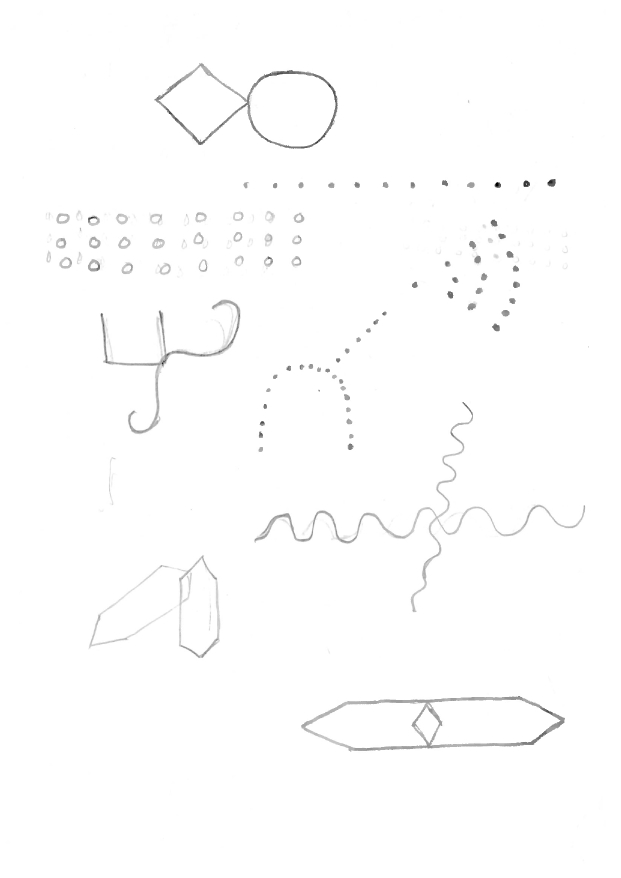
#> input picture images/page-00077.jpg, 1241 x 1755 px, found by its file name (shown at 1/2 size)
$ jupyter execute 02_detector_and_comparator.ipynb
#> lines starting #> are read from the running program, lines starting #| are printed output that depends on the picture; after the words box and inside, x2 and y2 are one past the last pixel; in counts of white or black regions, pixels touching at a corner belong together
[cell 1]
import cv2
import numpy as np
from sklearn.cluster import DBSCAN
import matplotlib.pyplot as plt

## Shape Detection using Contours

[cell 2]
orignal = cv2.imread(r"D:\hady\3nd year\Second_term\Cognitive\project\bender-gestalt-analysis\data\rraw_drawings\page-00077.jpg")
#> orignal is the input picture: shape (1755, 1241, 3); min 0, max 255, mean 253.3
raw_img =cv2.imread(r"D:\hady\3nd year\Second_term\Cognitive\project\bender-gestalt-analysis\data\processed_drawings\page-00077.jpg",0)
#> raw_img: shape (1755, 1241); min 0, max 255, mean 253.3
img = cv2.imread(r"D:\hady\3nd year\Second_term\Cognitive\project\bender-gestalt-analysis\data\processed_drawings\page-00077.jpg",0)

[cell 3]
def display_img(img):
  plt.imshow(img, cmap='gray')
  plt.axis("off")
  plt.show()

def upload_img(title, img):
    cv2.imwrite(title, img)

[cell 4]
img = cv2.medianBlur(img,9)
display_img(img)
display_img(raw_img)

[cell 5]
contours, hierarchy = cv2.findContours(
    img,
    cv2.RETR_EXTERNAL,
    cv2.CHAIN_APPROX_SIMPLE
)
#> contours = [[[0, 0], [0, 1754], [1240, 1754], [1240, 0]]]

print("Number of contours:", len(contours))
#| Number of contours: 1

[cell 6]
img_color = cv2.cvtColor(img, cv2.COLOR_GRAY2BGR)

cv2.drawContours(img_color, contours, -1, (0,255,0), 2)
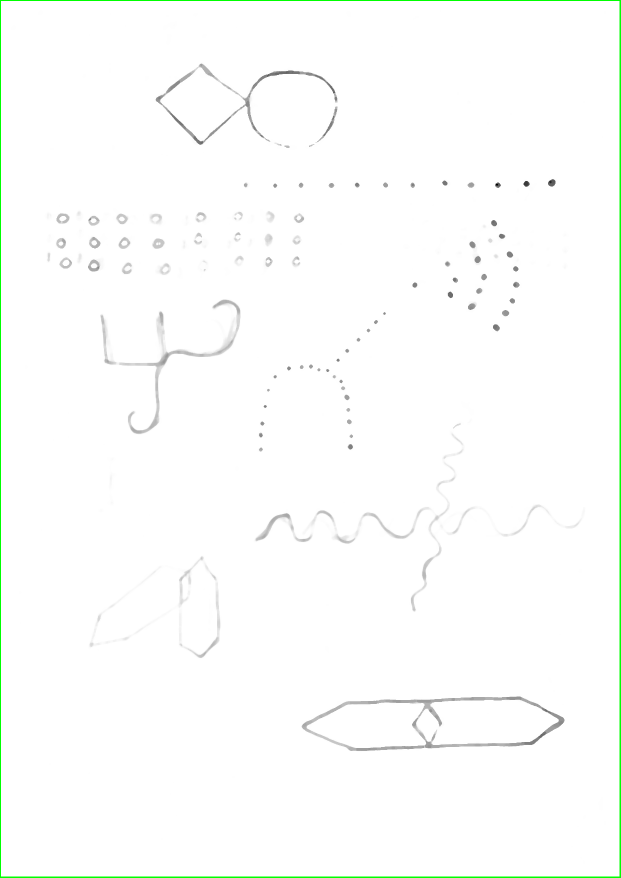
#> img_color: shape (1755, 1241, 3) (shown at 1/2 size); mean B, G, R 252.4, 253.8, 252.4
display_img(img_color)

[cell 7]
kernel = np.ones((12,12), np.uint8)
dilated_img = cv2.dilate(img, kernel, iterations=3)
#> dilated_img: shape (1755, 1241); every value is 255
contours, _ = cv2.findContours(dilated_img, cv2.RETR_EXTERNAL, cv2.CHAIN_APPROX_SIMPLE)

[cell 8]
cv2.drawContours(img_color, contours, -1, (0,255,0), 2)
display_img(img_color)

[cell 9]
filtered_contours = []

for cnt in contours:

    area = cv2.contourArea(cnt)


    if area > 7000:
        filtered_contours.append(cnt)
#> this loop made 1 pass
#> (cnt, area) on pass 1: ([[0, 0], [0, 1754], [1240, 1754], [1240, 0]], 2174960)
#> after the loop, filtered_contours = [[[0, 0], [0, 1754], [1240, 1754], [1240, 0]]]

print("Filtered:", len(filtered_contours))
#| Filtered: 1

[cell 10]
result = cv2.cvtColor(img, cv2.COLOR_GRAY2BGR)

cv2.drawContours(result, filtered_contours, -1, (0,255,0), 3)
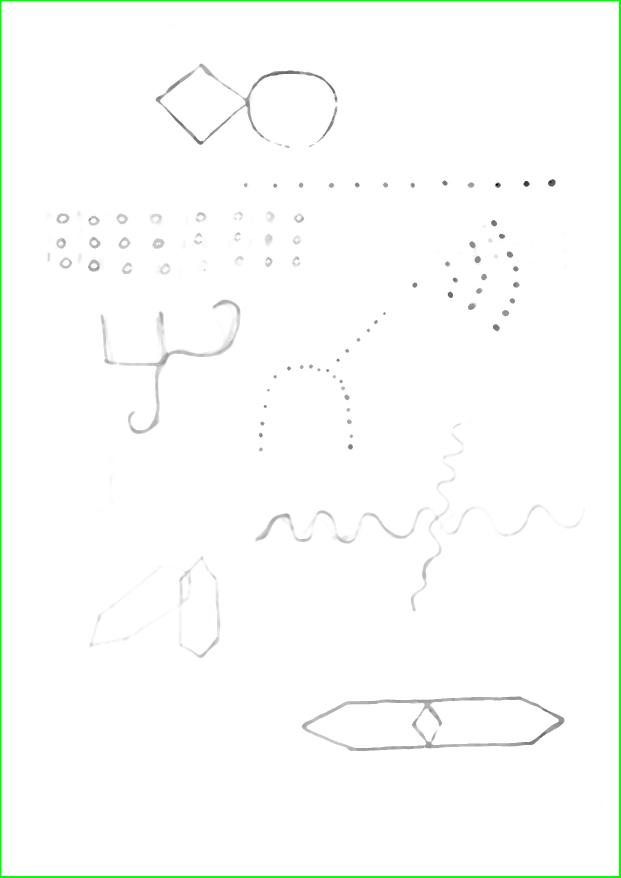
#> result: shape (1755, 1241, 3) (shown at 1/2 size); mean B, G, R 251.7, 253.8, 251.7

display_img(result)

[cell 11]
img_copy = orignal.copy()

for i, cnt in enumerate(filtered_contours):
    x, y, w, h = cv2.boundingRect(cnt)

    cv2.rectangle(img_copy, (x, y), (x+w, y+h), (0, 255, 0), 3)

    roi = img[y:y+h, x:x+w]
    cv2.imwrite(f'shape_{i}.jpg', roi)
#> this loop made 1 pass
#> (cnt, x, y, w, h) on pass 1: ([[0, 0], [0, 1754], [1240, 1754], [1240, 0]], 0, 0, 1241, 1755)
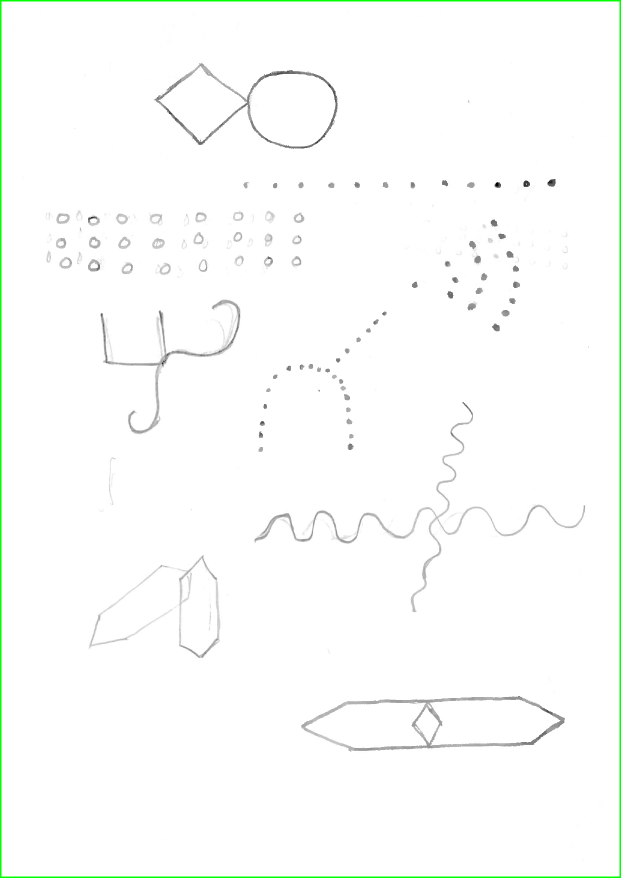
#> img_copy: shape (1755, 1241, 3) (shown at 1/2 size); 0.69% of pixels changed, all inside (x1, y1, x2, y2) = (0, 0, 1241, 1755)

display_img(img_copy)

$ run again, with images/page-0002.jpg copied over images/page-00077.jpg
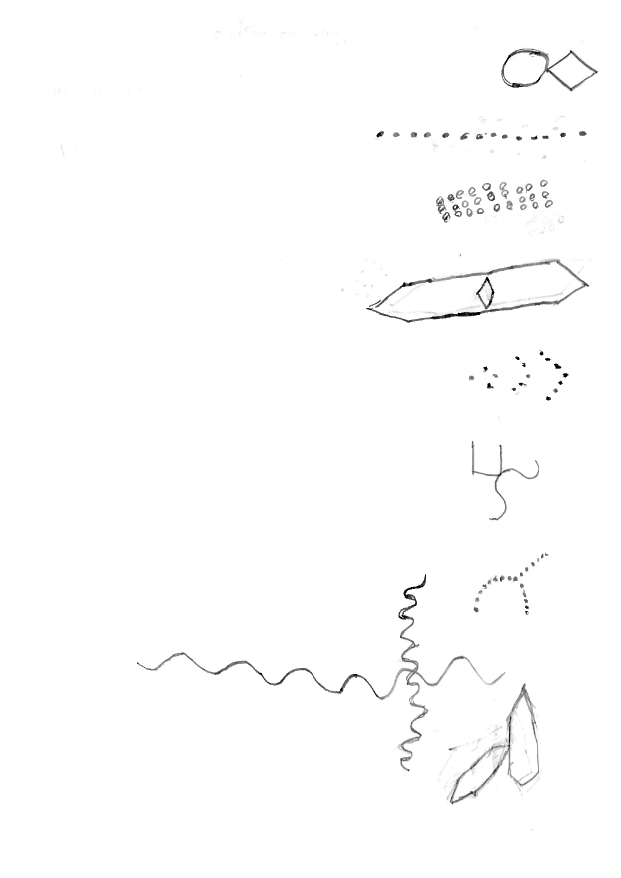
#> input picture images/page-0002.jpg, 1241 x 1755 px, found by its file name (shown at 1/2 size)
#> orignal is the input picture: shape (1755, 1241, 3); min 0, max 255, mean 253
#> contours = [[[0, 0], [0, 1754], [1240, 1754], [1240, 0]]]
#| Number of contours: 1
#> `dilated_img = cv2.dilate(img, kernel, iterations=3)`:
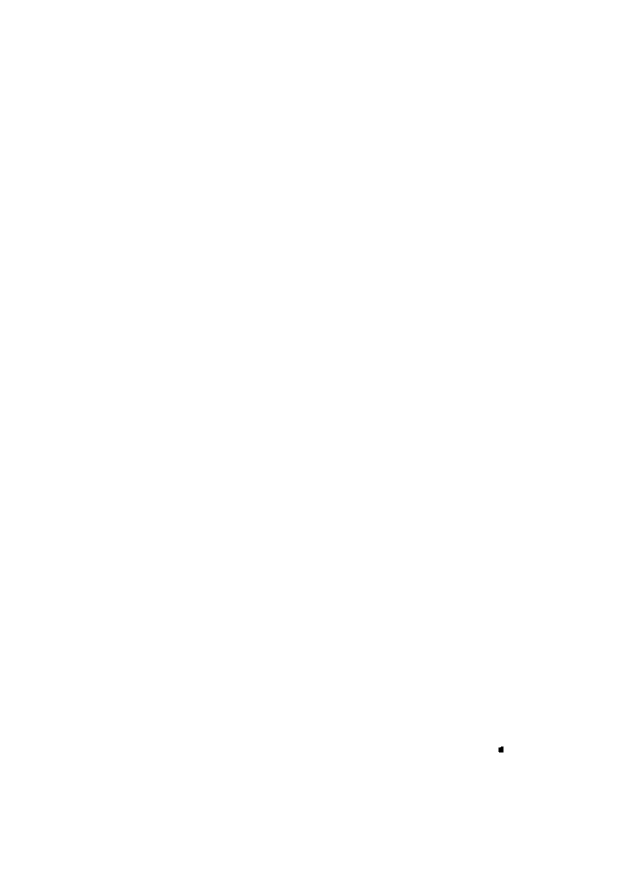
#> dilated_img: shape (1755, 1241) (shown at 1/2 size); values 254 (black) and 255 (white), 100% white; 1 black region, box (x1, y1, x2, y2) and area: (997, 1493, 1007, 1505) 110
#> the loop `for cnt in contours: ` made 1 pass
#> (cnt, area) on pass 1: ([[0, 0], [0, 1754], [1240, 1754], [1240, 0]], 2174960)
#| Filtered: 1
#> result: shape (1755, 1241, 3); mean B, G, R 251.7, 253.8, 251.7
#> the loop `for i, cnt in enumerate(filtered_contours):` made 1 pass
#> (cnt, x, y, w, h) on pass 1: ([[0, 0], [0, 1754], [1240, 1754], [1240, 0]], 0, 0, 1241, 1755)
#> after the loop `for i, cnt in enumerate(filtered_contours):`:
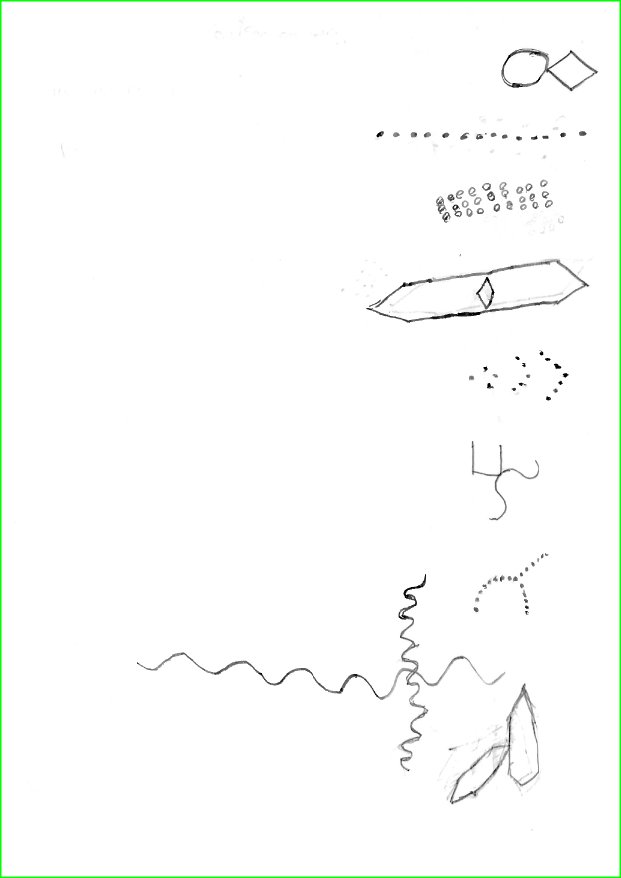
#> img_copy: shape (1755, 1241, 3) (shown at 1/2 size); 0.69% of pixels changed, all inside (x1, y1, x2, y2) = (0, 0, 1241, 1755)

$ run again, with images/page-00025.jpg copied over images/page-00077.jpg
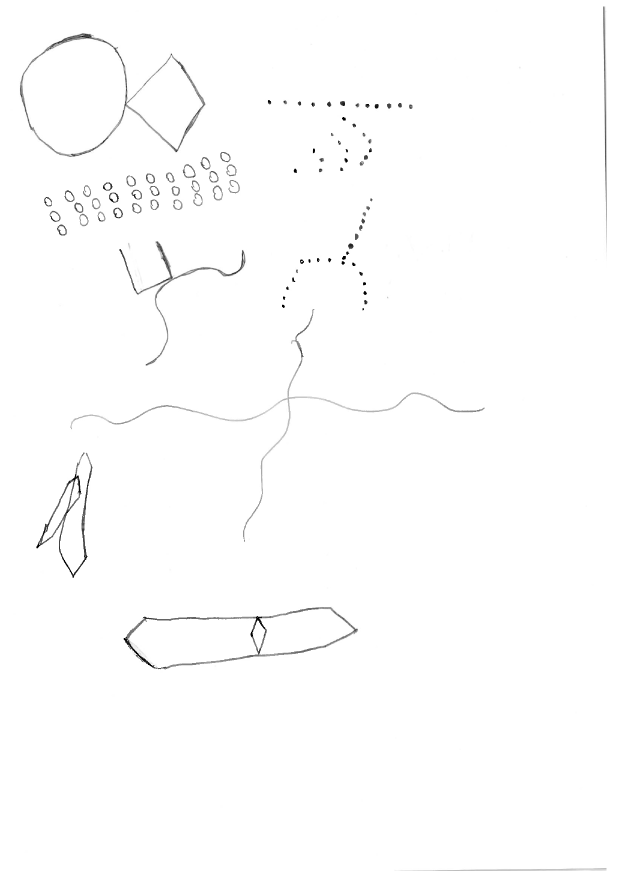
#> input picture images/page-00025.jpg, 1241 x 1755 px, found by its file name (shown at 1/2 size)
#> orignal is the input picture: shape (1755, 1241, 3); min 0, max 255, mean 253.2
#> contours = [[[0, 0], [0, 1754], [1240, 1754], [1240, 0]]]
#| Number of contours: 1
#> dilated_img: shape (1755, 1241); every value is 255
#> the loop `for cnt in contours: ` made 1 pass
#> (cnt, area) on pass 1: ([[0, 0], [0, 1754], [1240, 1754], [1240, 0]], 2174960)
#| Filtered: 1
#> `cv2.drawContours(result, filtered_contours, -1, (0,255,0), 3)`:
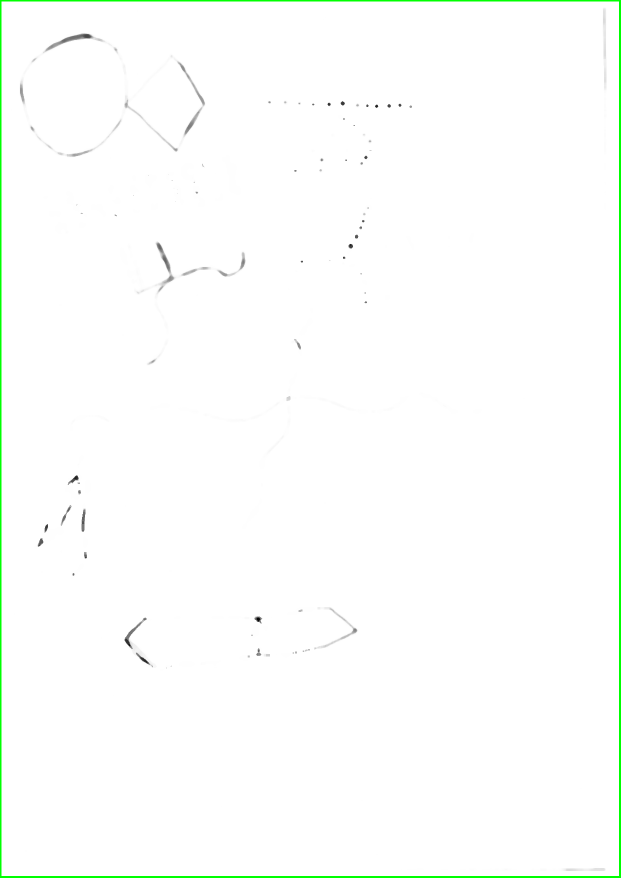
#> result: shape (1755, 1241, 3) (shown at 1/2 size); mean B, G, R 252.5, 254.6, 252.5
#> the loop `for i, cnt in enumerate(filtered_contours):` made 1 pass
#> (cnt, x, y, w, h) on pass 1: ([[0, 0], [0, 1754], [1240, 1754], [1240, 0]], 0, 0, 1241, 1755)
#> after the loop `for i, cnt in enumerate(filtered_contours):`:
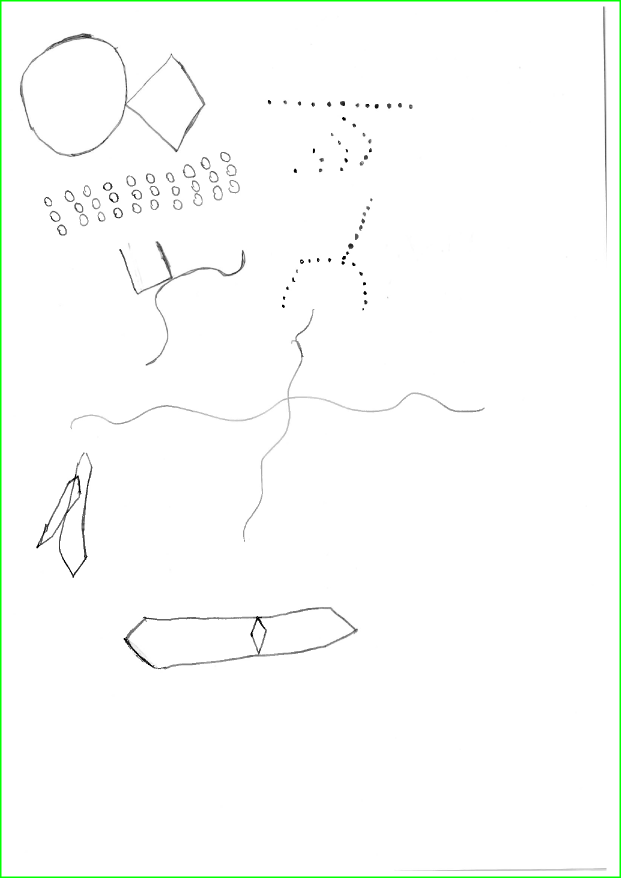
#> img_copy: shape (1755, 1241, 3) (shown at 1/2 size); 0.69% of pixels changed, all inside (x1, y1, x2, y2) = (0, 0, 1241, 1755)
